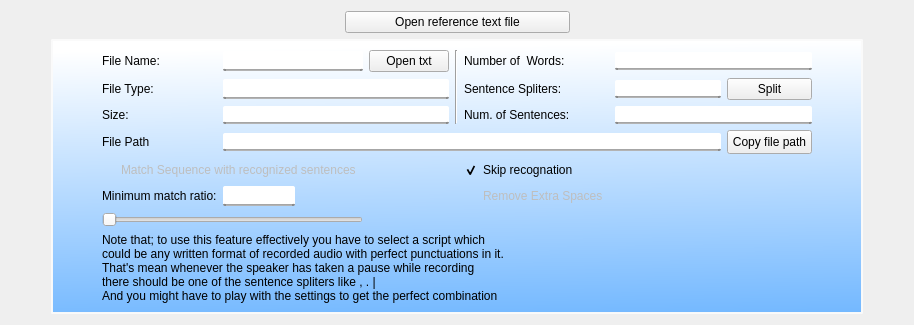
             <widget class="QWidget" name="tab_2">
              <attribute name="title">
               <string>Text File</string>
              </attribute>
              <layout class="QGridLayout" name="gridLayout_6">
               <item row="0" column="4">
                <spacer name="horizontalSpacer_10">
                 <property name="orientation">
                  <enum>Qt::Horizontal</enum>
                 </property>
                 <property name="sizeHint" stdset="0">
                  <size>
                   <width>40</width>
                   <height>20</height>
                  </size>
                 </property>
                </spacer>
               </item>
               <item row="0" column="2">
                <widget class="QPushButton" name="TextFilepushButton">
                 <property name="minimumSize">
                  <size>
                   <width>225</width>
                   <height>0</height>
                  </size>
                 </property>
                 <property name="styleSheet">
                  <string notr="true">QPushButton{
 padding-top:2px;
	
	font: 14pt &quot;Microsoft JhengHei UI&quot;;
 color: qlineargradient(spread:pad, x1:0, y1:0, x2:0, y2:1, stop:0 rgba(33, 33, 33, 255), stop:1 rgba(75, 75, 75, 255));
background-color:qlineargradient(spread:pad, x1:1, y1:0, x2:1, y2:1, stop:0 rgba(0, 244, 255, 255), stop:1 rgba(3, 115, 255, 255));

border:1px solid rgb(253, 254, 254);

}
QPushButton:hover{
color: qlineargradient(spread:pad, x1:0, y1:0, x2:1, y2:1, stop:0 rgba(63, 63, 63, 255), stop:1 rgba(33, 33, 33, 255));
 background-color: qlineargradient(spread:pad, x1:0.505636, y1:0.221, x2:0.431818, y2:1, stop:0 rgba(89, 255, 255, 255), stop:1 rgba(60, 138, 255, 255));

}

QPushButton:pressed{
background-color: qlineargradient(spread:pad, x1:0.767, y1:1, x2:1, y2:0, stop:0 rgba(0, 244, 255, 255), stop:1 rgba(3, 115, 255, 255));\n&quot;

}</string>
                 </property>
                 <property name="text">
                  <string>Open reference text file</string>
                 </property>
                 <property name="shortcut">
                  <string>Ctrl+Alt+O</string>
                 </property>
                </widget>
               </item>
               <item row="0" column="3">
                <spacer name="horizontalSpacer_6">
                 <property name="orientation">
                  <enum>Qt::Horizontal</enum>
                 </property>
                 <property name="sizeHint" stdset="0">
                  <size>
                   <width>40</width>
                   <height>20</height>
                  </size>
                 </property>
                </spacer>
               </item>
               <item row="0" column="1">
                <spacer name="horizontalSpacer_7">
                 <property name="orientation">
                  <enum>Qt::Horizontal</enum>
                 </property>
                 <property name="sizeHint" stdset="0">
                  <size>
                   <width>40</width>
                   <height>20</height>
                  </size>
                 </property>
                </spacer>
               </item>
               <item row="1" column="1" colspan="3">
                <widget class="QGroupBox" name="groupBox_3">
                 <property name="minimumSize">
                  <size>
                   <width>0</width>
                   <height>38</height>
                  </size>
                 </property>
                 <property name="styleSheet">
                  <string notr="true">QGroupBox{
border: 2px solid rgba(250, 250, 250, 250);
border-radius: 2px;
background-color: qlineargradient(spread:pad, x1:1, y1:1, x2:0.955, y2:0, stop:0 rgba(115, 184, 255, 255), stop:1 rgba(255, 255, 255, 255));
}
QLineEdit{
	
	background-color: rgb(255, 255, 255);
	border-bottom: 2px solid;

	border-bottom-color: qlineargradient(spread:reflect, x1:0, y1:0.477, x2:0, y2:1, stop:0 rgba(97, 97, 97, 255), stop:1 rgba(255, 255, 255, 255));
	border-radius: 2px;

	font: 10pt &quot;MS Shell Dlg 2&quot;;
}
QLabel{
font: 10pt &quot;MS Shell Dlg 2&quot;;
}</string>
                 </property>
                 <property name="title">
                  <string/>
                 </property>
                 <layout class="QGridLayout" name="gridLayout_5">
                  <item row="0" column="1">
                   <widget class="QLabel" name="label_11">
                    <property name="text">
                     <string>File Name:</string>
                    </property>
                   </widget>
                  </item>
                  <item row="6" column="1" colspan="2">
                   <widget class="QSlider" name="horizontalSlider_2">
                    <property name="enabled">
                     <bool>false</bool>
                    </property>
                    <property name="orientation">
                     <enum>Qt::Horizontal</enum>
                    </property>
                   </widget>
                  </item>
                  <item row="2" column="5">
                   <widget class="QLabel" name="label_17">
                    <property name="text">
                     <string>Num. of Sentences: </string>
                    </property>
                   </widget>
                  </item>
                  <item row="1" column="1">
                   <widget class="QLabel" name="label_14">
                    <property name="text">
                     <string>File Type:</string>
                    </property>
                   </widget>
                  </item>
                  <item row="3" column="1">
                   <widget class="QLabel" name="label_13">
                    <property name="text">
                     <string>File Path</string>
                    </property>
                   </widget>
                  </item>
                  <item row="3" column="0">
                   <spacer name="horizontalSpacer_9">
                    <property name="orientation">
                     <enum>Qt::Horizontal</enum>
                    </property>
                    <property name="sizeHint" stdset="0">
                     <size>
                      <width>40</width>
                      <height>20</height>
                     </size>
                    </property>
                   </spacer>
                  </item>
                  <item row="0" column="5">
                   <widget class="QLabel" name="label_16">
                    <property name="text">
                     <string>Number of  Words:</string>
                    </property>
                   </widget>
                  </item>
                  <item row="3" column="8">
                   <spacer name="horizontalSpacer_8">
                    <property name="orientation">
                     <enum>Qt::Horizontal</enum>
                    </property>
                    <property name="sizeHint" stdset="0">
                     <size>
                      <width>40</width>
                      <height>20</height>
                     </size>
                    </property>
                   </spacer>
                  </item>
                  <item row="4" column="1" colspan="2">
                   <widget class="QCheckBox" name="match_sequence_checkBox">
                    <property name="enabled">
                     <bool>false</bool>
                    </property>
                    <property name="styleSheet">
                     <string notr="true">background: transparent</string>
                    </property>
                    <property name="text">
                     <string>Match Sequence with recognized sentences</string>
                    </property>
                   </widget>
                  </item>
                  <item row="0" column="2">
                   <widget class="QLineEdit" name="File_lineEdit">
                    <property name="minimumSize">
                     <size>
                      <width>140</width>
                      <height>20</height>
                     </size>
                    </property>
                   </widget>
                  </item>
                  <item row="4" column="5">
                   <widget class="QCheckBox" name="Skip_checkBox">
                    <property name="styleSheet">
                     <string notr="true">background: transparent</string>
                    </property>
                    <property name="text">
                     <string>Skip recognation</string>
                    </property>
                    <property name="checked">
                     <bool>true</bool>
                    </property>
                   </widget>
                  </item>
                  <item row="1" column="5">
                   <widget class="QLabel" name="label_12">
                    <property name="text">
                     <string>Sentence Spliters:</string>
                    </property>
                   </widget>
                  </item>
                  <item row="1" column="6">
                   <widget class="QLineEdit" name="Sentance_spliter_lineEdit"/>
                  </item>
                  <item row="3" column="2" colspan="5">
                   <widget class="QLineEdit" name="file_path"/>
                  </item>
                  <item row="7" column="1" colspan="7">
                   <widget class="QLabel" name="label_18">
                    <property name="text">
                     <string>Note that; to use this feature effectively you have to select a script which
could be any written format of recorded audio with perfect punctuations in it.
That's mean whenever the speaker has taken a pause while recording
there should be one of the sentence spliters like , . |
And you might have to play with the settings to get the perfect combination </string>
                    </property>
                   </widget>
                  </item>
                  <item row="0" column="6" colspan="2">
                   <widget class="QLineEdit" name="Num_of_words_lineEdit"/>
                  </item>
                  <item row="2" column="1">
                   <widget class="QLabel" name="label_15">
                    <property name="text">
                     <string>Size:</string>
                    </property>
                   </widget>
                  </item>
                  <item row="0" column="4" rowspan="3">
                   <widget class="Line" name="line_7">
                    <property name="orientation">
                     <enum>Qt::Vertical</enum>
                    </property>
                   </widget>
                  </item>
                  <item row="3" column="7">
                   <widget class="QPushButton" name="copy_text_file_pushButton">
                    <property name="minimumSize">
                     <size>
                      <width>85</width>
                      <height>24</height>
                     </size>
                    </property>
                    <property name="styleSheet">
                     <string notr="true"/>
                    </property>
                    <property name="text">
                     <string>Copy file path</string>
                    </property>
                   </widget>
                  </item>
                  <item row="2" column="6" colspan="2">
                   <widget class="QLineEdit" name="Num_of_sentance_lineEdit_2"/>
                  </item>
                  <item row="1" column="7">
                   <widget class="QPushButton" name="Split_pushButton">
                    <property name="text">
                     <string>Split</string>
                    </property>
                   </widget>
                  </item>
                  <item row="5" column="5">
                   <widget class="QCheckBox" name="remove_spaces_checkBox">
                    <property name="enabled">
                     <bool>false</bool>
                    </property>
                    <property name="styleSheet">
                     <string notr="true">background: transparent</string>
                    </property>
                    <property name="text">
                     <string>Remove Extra Spaces</string>
                    </property>
                    <property name="checkable">
                     <bool>false</bool>
                    </property>
                    <property name="checked">
                     <bool>false</bool>
                    </property>
                   </widget>
                  </item>
                  <item row="5" column="2">
                   <widget class="QLineEdit" name="Minimum_matched_ratio_lineEdit">
                    <property name="enabled">
                     <bool>false</bool>
                    </property>
                    <property name="minimumSize">
                     <size>
                      <width>0</width>
                      <height>20</height>
                     </size>
                    </property>
                    <property name="maximumSize">
                     <size>
                      <width>72</width>
                      <height>16777215</height>
                     </size>
                    </property>
                    <property name="readOnly">
                     <bool>true</bool>
                    </property>
                   </widget>
                  </item>
                  <item row="5" column="1">
                   <widget class="QLabel" name="label_19">
                    <property name="text">
                     <string>Minimum match ratio:</string>
                    </property>
                   </widget>
                  </item>
                  <item row="0" column="3">
                   <widget class="QPushButton" name="OpenTXTButton">
                    <property name="minimumSize">
                     <size>
                      <width>0</width>
                      <height>20</height>
                     </size>
                    </property>
                    <property name="text">
                     <string>Open txt</string>
                    </property>
                   </widget>
                  </item>
                  <item row="1" column="2" colspan="2">
                   <widget class="QLineEdit" name="File_type_lineEdit">
                    <property name="minimumSize">
                     <size>
                      <width>140</width>
                      <height>20</height>
                     </size>
                    </property>
                   </widget>
                  </item>
                  <item row="2" column="2" colspan="2">
                   <widget class="QLineEdit" name="SizelineEdit">
                    <property name="minimumSize">
                     <size>
                      <width>140</width>
                      <height>0</height>
                     </size>
                    </property>
                   </widget>
                  </item>
                 </layout>
                </widget>
               </item>
               <item row="0" column="0">
                <spacer name="horizontalSpacer_11">
                 <property name="orientation">
                  <enum>Qt::Horizontal</enum>
                 </property>
                 <property name="sizeHint" stdset="0">
                  <size>
                   <width>40</width>
                   <height>20</height>
                  </size>
                 </property>
                </spacer>
               </item>
              </layout>
             </widget>
